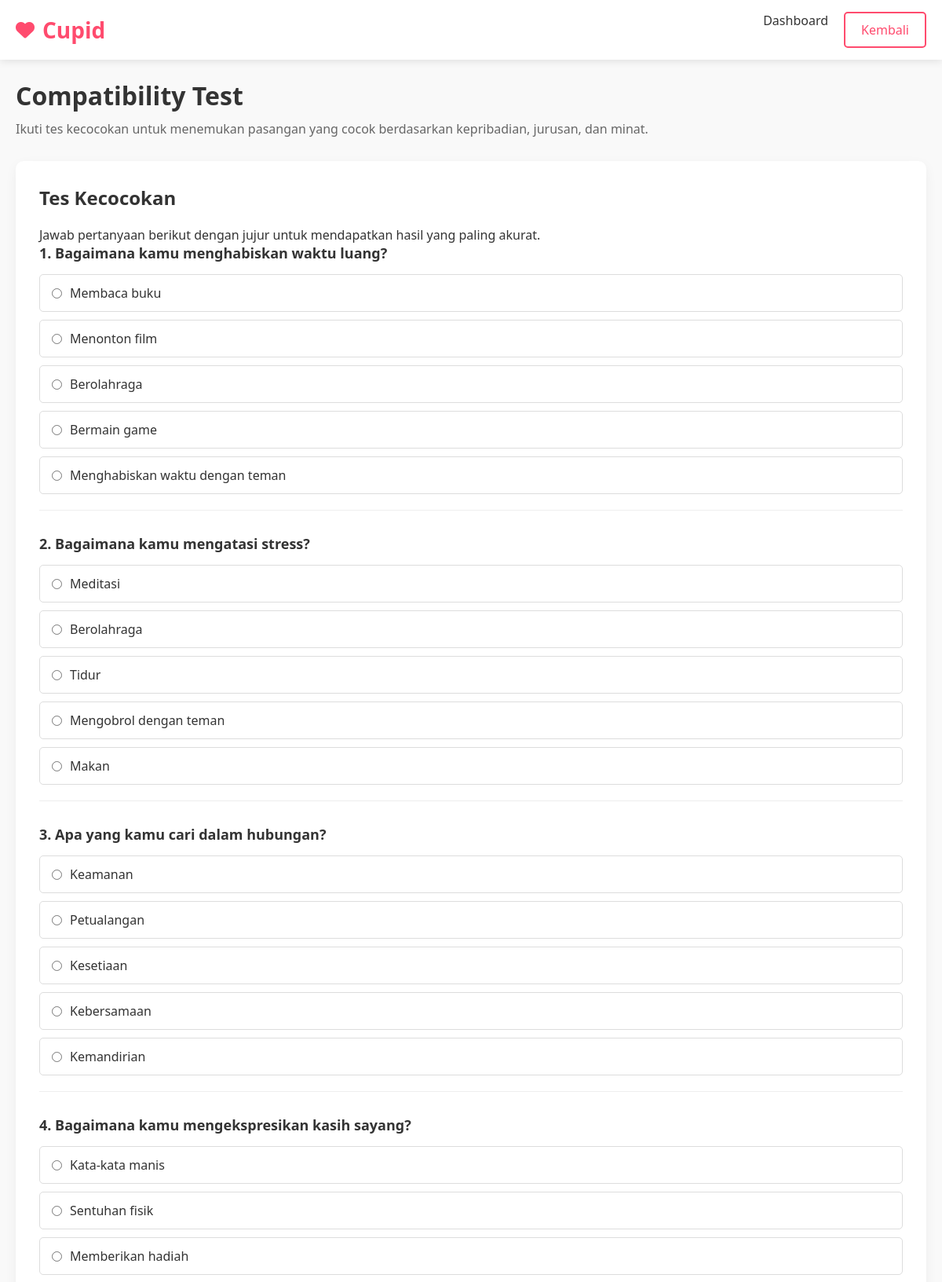
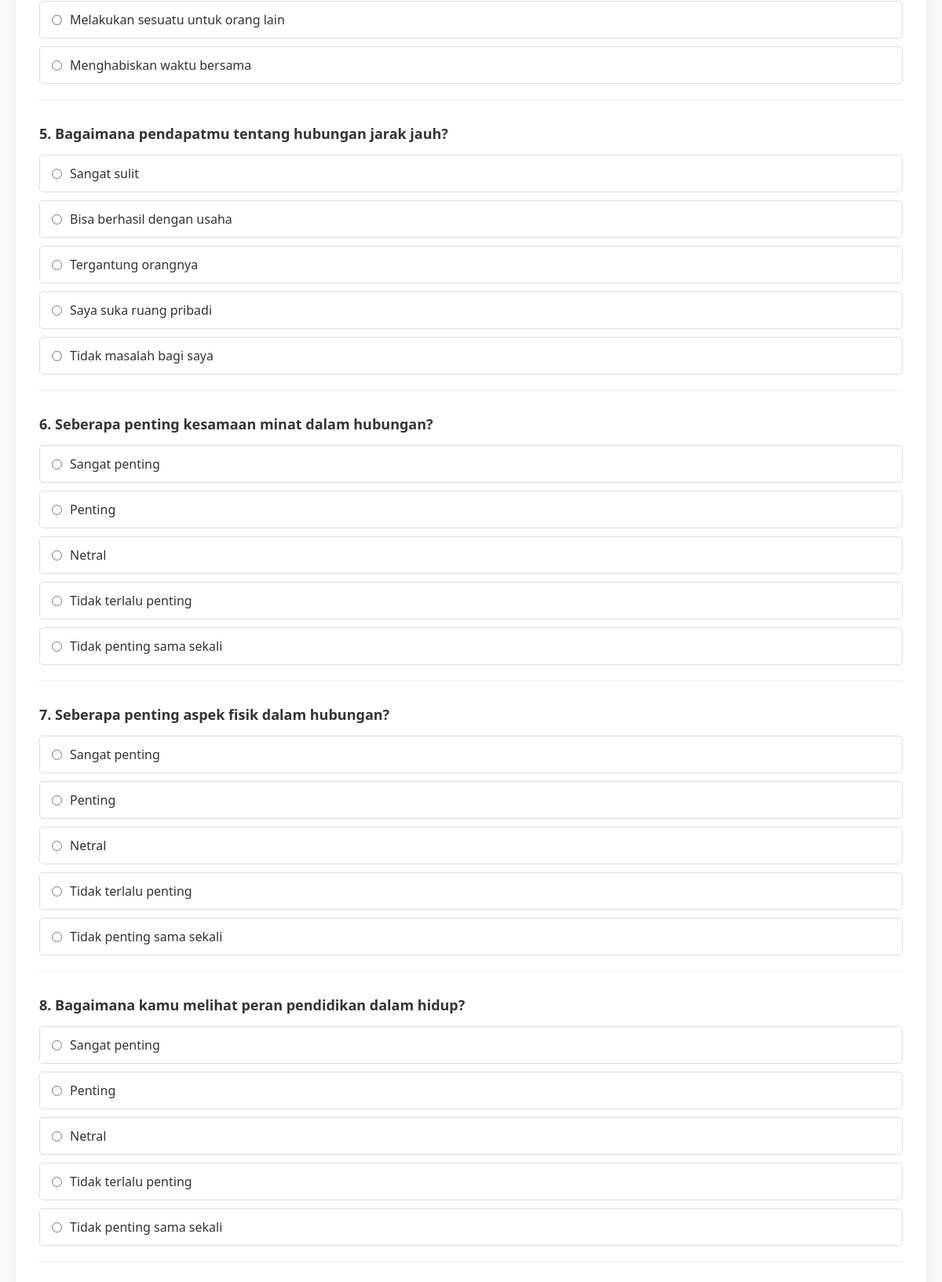
The app's page /compatibility.php (signed in, upper part) with its own data (2 pictures, top to bottom).
### tables this page shows
CREATE TABLE IF NOT EXISTS compatibility_questions (
    id INT AUTO_INCREMENT PRIMARY KEY,
    question_text TEXT NOT NULL,
    option_1 VARCHAR(255) NOT NULL,
    option_2 VARCHAR(255) NOT NULL,
    option_3 VARCHAR(255) NOT NULL,
    option_4 VARCHAR(255) NOT NULL,
    option_5 VARCHAR(255) NOT NULL,
    created_at TIMESTAMP DEFAULT CURRENT_TIMESTAMP
);

### compatibility.php (the view, shortened to what this page needs)
<?php
$servername = "localhost";
$username = "u287442801_cupid";
$password = "Cupid1234!";
$dbname = "u287442801_cupid";
$conn = new mysqli($servername, $username, $password, $dbname);
$user_id = $_SESSION['user_id'];
$sql = "SELECT * FROM users WHERE id = ?";
$stmt = $conn->prepare($sql);
$stmt->bind_param("i", $user_id);
$stmt->execute();
$result = $stmt->get_result();
$test_taken_sql = "SELECT * FROM compatibility_results WHERE user_id = ?";
$test_taken_stmt = $conn->prepare($test_taken_sql);
$test_taken_stmt->bind_param("i", $user_id);
$test_taken_stmt->execute();
$test_taken_result = $test_taken_stmt->get_result();
$test_taken = ($test_taken_result->num_rows > 0);
$questions_sql = "SELECT * FROM compatibility_questions";
$questions_result = $conn->query($questions_sql);
$questions = [];
while ($row = $questions_result->fetch_assoc()) {
    $questions[] = $row;
}
?>
<!DOCTYPE html>
<html lang="id">
<head>
    <link href="https://cdnjs.cloudflare.com/ajax/libs/font-awesome/6.0.0-beta3/css/all.min.css" rel="stylesheet">
</head>
<body>
    <header>
        <div class="container">
            <div class="header-content">
                <a href="index.php" class="logo">
                    <i class="fas fa-heart"></i> Cupid
                </a>
                <nav>
                    <ul>
                        <li><a href="dashboard.php">Dashboard</a></li>
                        <li>
                            <a href="dashboard.php?page=compatibility" class="btn btn-outline">Kembali</a>
                        </li>
                    </ul>
                </nav>
            </div>
        </div>
    </header>
    <section class="compatibility-container">
        <div class="container">
            <div class="page-header">
                <h1>Compatibility Test</h1>
                <p>Ikuti tes kecocokan untuk menemukan pasangan yang cocok berdasarkan kepribadian, jurusan, dan minat.</p>
            </div>
            <?php if (!$test_taken): ?>
            <div class="card">
                <div class="card-header">
                    <h2>Tes Kecocokan</h2>
                </div>
                <p>Jawab pertanyaan berikut dengan jujur untuk mendapatkan hasil yang paling akurat.</p>
                <form id="compatibility-form" method="post">
                    <?php foreach ($questions as $index => $question): ?>
                    <div class="question">
                        <h3><?php echo ($index + 1) . '. ' . htmlspecialchars($question['question_text']); ?></h3>
                        <div class="options">
                            <?php for ($i = 1; $i <= 5; $i++): ?>
                            <label class="option">
                                <input type="radio" name="q_<?php echo $question['id']; ?>" value="<?php echo $i; ?>" required>
                                <?php echo htmlspecialchars($question['option_' . $i]); ?>
                            </label>
                            <?php endfor; ?>
                        </div>
                    </div>
                    <?php endforeach; ?>
                </form>
            </div>
            <?php endif; ?>
        </div>
    </section>
</body>
</html>

### compatibility.php (style rules this page uses)
:root { --primary: #ff4b6e; --secondary: #ffd9e0; --dark: #333333; --light: #ffffff; --accent: #ff8fa3; }
* { margin: 0; padding: 0; box-sizing: border-box; font-family: 'Segoe UI', Tahoma, Geneva, Verdana, sans-serif; }
body { background-color: #f9f9f9; color: var(--dark); }
.container { width: 100%; max-width: 1200px; margin: 0 auto; padding: 0 20px; }
header { background-color: var(--light); box-shadow: 0 2px 10px rgba(0, 0, 0, 0.1); position: fixed; width: 100%; top: 0; z-index: 100; }
.header-content { display: flex; justify-content: space-between; align-items: center; padding: 15px 0; }
.logo { font-size: 28px; font-weight: bold; color: var(--primary); text-decoration: none; display: flex; align-items: center; }
.logo i { margin-right: 10px; font-size: 24px; }
nav ul { display: flex; list-style: none; }
nav ul li { margin-left: 20px; }
nav ul li a { text-decoration: none; color: var(--dark); font-weight: 500; transition: color 0.3s; }
.btn { display: inline-block; padding: 10px 20px; background-color: var(--primary); color: var(--light); border: none; border-radius: 5px; cursor: pointer; text-decoration: none; font-weight: 500; transition: background-color 0.3s; }
.btn-outline { background-color: transparent; border: 2px solid var(--primary); color: var(--primary); }
.compatibility-container { padding-top: 100px; padding-bottom: 50px; }
.page-header { margin-bottom: 30px; }
.page-header h1 { font-size: 32px; margin-bottom: 10px; }
.page-header p { color: #666; font-size: 16px; }
.card { background-color: var(--light); border-radius: 10px; box-shadow: 0 5px 15px rgba(0, 0, 0, 0.05); padding: 30px; margin-bottom: 30px; }
.card-header { margin-bottom: 20px; }
.card-header h2 { font-size: 24px; color: var(--dark); }
.question { margin-bottom: 30px; padding-bottom: 20px; border-bottom: 1px solid #eee; }
.question h3 { font-size: 18px; margin-bottom: 15px; }
.options { display: flex; flex-direction: column; gap: 10px; }
.option { display: flex; align-items: center; padding: 12px 15px; border: 1px solid #ddd; border-radius: 5px; cursor: pointer; transition: all 0.3s; }
.option input { margin-right: 10px; }

### records on screen
compatibility_questions: question_text "Bagaimana kamu menghabiskan waktu luang?", option_1 "Membaca buku", option_2 "Menonton film", option_3 "Berolahraga", option_4 "Bermain game", option_5 "Menghabiskan waktu dengan teman"
compatibility_questions: question_text "Bagaimana kamu mengatasi stress?", option_1 "Meditasi", option_2 "Berolahraga", option_3 "Tidur", option_4 "Mengobrol dengan teman", option_5 "Makan"
compatibility_questions: question_text "Apa yang kamu cari dalam hubungan?", option_1 "Keamanan", option_2 "Petualangan", option_3 "Kesetiaan", option_4 "Kebersamaan", option_5 "Kemandirian"
compatibility_questions: question_text "Bagaimana kamu mengekspresikan kasih sayang?", option_1 "Kata-kata manis", option_2 "Sentuhan fisik", option_3 "Memberikan hadiah", option_4 "Melakukan sesuatu untuk orang lain", option_5 "Menghabiskan waktu bersama"
compatibility_questions: question_text "Bagaimana pendapatmu tentang hubungan jarak jauh?", option_1 "Sangat sulit", option_2 "Bisa berhasil dengan usaha", option_3 "Tergantung orangnya", option_4 "Saya suka ruang pribadi", option_5 "Tidak masalah bagi saya"
compatibility_questions: question_text "Seberapa penting kesamaan minat dalam hubungan?", option_1 "Sangat penting", option_2 "Penting", option_3 "Netral", option_4 "Tidak terlalu penting", option_5 "Tidak penting sama sekali"
compatibility_questions: question_text "Seberapa penting aspek fisik dalam hubungan?", option_1 "Sangat penting", option_2 "Penting", option_3 "Netral", option_4 "Tidak terlalu penting", option_5 "Tidak penting sama sekali"
compatibility_questions: question_text "Bagaimana kamu melihat peran pendidikan dalam hidup?", option_1 "Sangat penting", option_2 "Penting", option_3 "Netral", option_4 "Tidak terlalu penting", option_5 "Tidak penting sama sekali"
